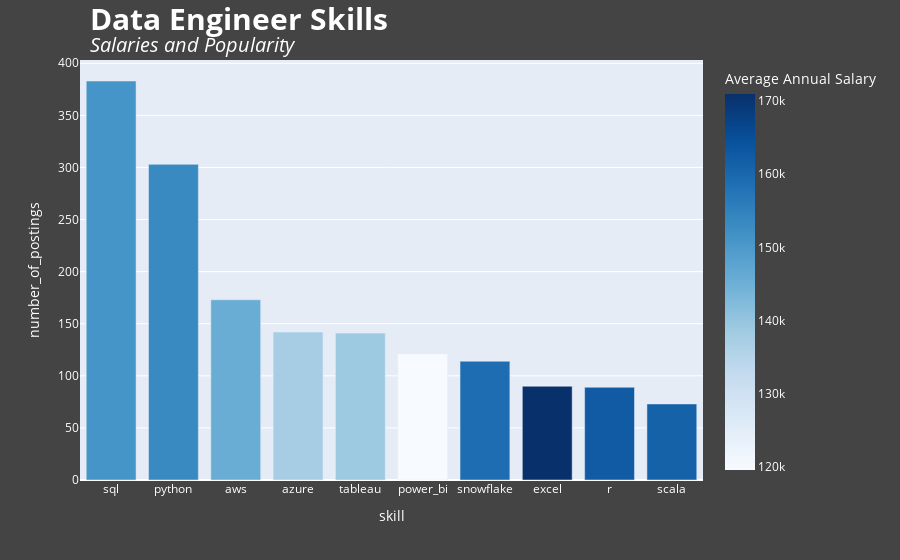

Notebook code cell kept with this figure:
### Code cell
# Plot it
fig = px.bar(engineers_skills, x='skill', y='number_of_postings', color='avg_yearly_salary', color_continuous_scale='Blues')
fig.update_traces(hovertemplate='Skill: %{x} <br> \
Postings: %{y} <br> Average Annual salary: %{color}<extra></extra>')
fig.update_layout(
    title_text="<b style='font-size: 30px;'>Data Engineer Skills</b><br><i style='font-size: 20px;'>Salaries and Popularity</i>", 
    title_x=0.1, font_color="white",
    paper_bgcolor="#444444", 
    coloraxis_colorbar=dict(title="Average Annual Salary")
)
fig.show()

### Figure 1 — Plotly figure (JSON) as saved in the notebook; plotly's stock layout.template omitted (floating-point values rounded to 4 significant figures)
{"data": [{"alignmentgroup": "True", "hovertemplate": "Skill: %{x} <br> Postings: %{y} <br> Average Annual salary: %{color}<extra></extra>", "legendgroup": "", "marker": {"color": [151005, 153232, 145538, 137580, 138898, 119588, 158892, 170946, 162500, 161200], "coloraxis": "coloraxis", "pattern": {"shape": ""}}, "name": "", "offsetgroup": "", "orientation": "v", "showlegend": false, "textposition": "auto", "type": "bar", "x": ["sql", "python", "aws", "azure", "tableau", "power_bi", "snowflake", "excel", "r", "scala"], "xaxis": "x", "y": [383, 303, 173, 142, 141, 121, 114, 90, 89, 73], "yaxis": "y"}], "layout": {"barmode": "relative", "coloraxis": {"colorbar": {"title": {"text": "Average Annual Salary"}}, "colorscale": [[0, "rgb(247,251,255)"], [0.125, "rgb(222,235,247)"], [0.25, "rgb(198,219,239)"], [0.375, "rgb(158,202,225)"], [0.5, "rgb(107,174,214)"], [0.625, "rgb(66,146,198)"], [0.75, "rgb(33,113,181)"], [0.875, "rgb(8,81,156)"], [1, "rgb(8,48,107)"]]}, "font": {"color": "white"}, "legend": {"tracegroupgap": 0}, "margin": {"t": 60}, "paper_bgcolor": "#444444", "title": {"text": "<b style='font-size: 30px;'>Data Engineer Skills</b><br><i style='font-size: 20px;'>Salaries and Popularity</i>", "x": 0.1}, "xaxis": {"anchor": "y", "domain": [0, 1], "title": {"text": "skill"}}, "yaxis": {"anchor": "x", "domain": [0, 1], "title": {"text": "number_of_postings"}}}}
